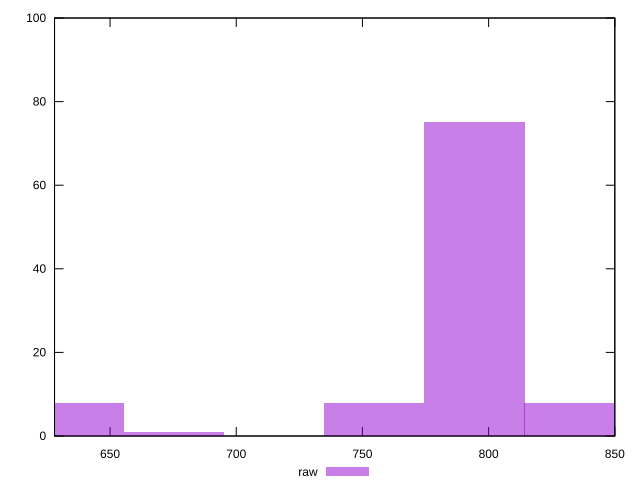

This chart was generated by the following gnuplot code:
reset

$raw <<EOF
794.3540782900066 75
754.6363743755062 8
834.0717822045068 8
635.4832626320052 8
675.2009665465056 1
EOF

set key outside below
set boxwidth 39.717703914500326
set xrange [628:850]
set yrange [0:100]
set trange [0:100]
set style fill transparent solid 0.5 noborder
set terminal svg size 640, 490 enhanced background rgb 'white'
set output "report_00009_2021-02-08T22-37-41.559Z/render-blocking-resources/samples/pages+cached+noadtech+nomedia/raw/histogram.svg"

plot $raw title "raw" with boxes

reset
